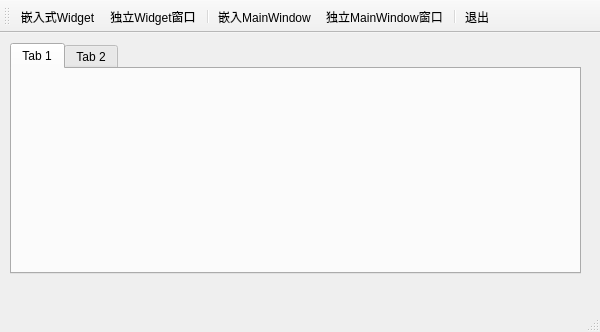
<?xml version="1.0" encoding="UTF-8"?>
<ui version="4.0">
 <class>MuliWindowDemoClass</class>
 <widget class="QMainWindow" name="MuliWindowDemoClass">
  <property name="geometry">
   <rect>
    <x>0</x>
    <y>0</y>
    <width>600</width>
    <height>332</height>
   </rect>
  </property>
  <property name="windowTitle">
   <string>MuliWindowDemo</string>
  </property>
  <widget class="QWidget" name="centralWidget">
   <widget class="QTabWidget" name="tabWidget">
    <property name="geometry">
     <rect>
      <x>10</x>
      <y>10</y>
      <width>571</width>
      <height>231</height>
     </rect>
    </property>
    <widget class="QWidget" name="tab">
     <attribute name="title">
      <string>Tab 1</string>
     </attribute>
    </widget>
    <widget class="QWidget" name="tab_2">
     <attribute name="title">
      <string>Tab 2</string>
     </attribute>
    </widget>
   </widget>
  </widget>
  <widget class="QMenuBar" name="menuBar">
   <property name="geometry">
    <rect>
     <x>0</x>
     <y>0</y>
     <width>600</width>
     <height>23</height>
    </rect>
   </property>
  </widget>
  <widget class="QToolBar" name="mainToolBar">
   <property name="toolButtonStyle">
    <enum>Qt::ToolButtonTextUnderIcon</enum>
   </property>
   <attribute name="toolBarArea">
    <enum>TopToolBarArea</enum>
   </attribute>
   <attribute name="toolBarBreak">
    <bool>false</bool>
   </attribute>
   <addaction name="actEmbedWidget"/>
   <addaction name="actStandWidget"/>
   <addaction name="separator"/>
   <addaction name="actEmbedMainWindow"/>
   <addaction name="actStandMainWindow"/>
   <addaction name="separator"/>
   <addaction name="actQuit"/>
  </widget>
  <widget class="QStatusBar" name="statusBar"/>
  <action name="actEmbedWidget">
   <property name="icon">
    <iconset resource="MuliWindowDemo.qrc">
     <normaloff>:/MuliWindowDemo/Resources/IPML.ICO</normaloff>:/MuliWindowDemo/Resources/IPML.ICO</iconset>
   </property>
   <property name="text">
    <string>嵌入式Widget</string>
   </property>
   <property name="toolTip">
    <string>嵌入式Widget</string>
   </property>
  </action>
  <action name="actStandWidget">
   <property name="icon">
    <iconset resource="MuliWindowDemo.qrc">
     <normaloff>:/MuliWindowDemo/Resources/APPTL.ICO</normaloff>:/MuliWindowDemo/Resources/APPTL.ICO</iconset>
   </property>
   <property name="text">
    <string>独立Widget窗口</string>
   </property>
   <property name="toolTip">
    <string>独立Widget窗口</string>
   </property>
  </action>
  <action name="actEmbedMainWindow">
   <property name="icon">
    <iconset resource="MuliWindowDemo.qrc">
     <normaloff>:/MuliWindowDemo/Resources/FOLDER.ICO</normaloff>:/MuliWindowDemo/Resources/FOLDER.ICO</iconset>
   </property>
   <property name="text">
    <string>嵌入MainWindow</string>
   </property>
   <property name="toolTip">
    <string>嵌入MainWindow</string>
   </property>
  </action>
  <action name="actStandMainWindow">
   <property name="icon">
    <iconset resource="MuliWindowDemo.qrc">
     <normaloff>:/MuliWindowDemo/Resources/MYSL.ICO</normaloff>:/MuliWindowDemo/Resources/MYSL.ICO</iconset>
   </property>
   <property name="text">
    <string>独立MainWindow窗口</string>
   </property>
   <property name="toolTip">
    <string>独立MainWindow窗口</string>
   </property>
  </action>
  <action name="actQuit">
   <property name="icon">
    <iconset resource="MuliWindowDemo.qrc">
     <normaloff>:/MuliWindowDemo/Resources/OOFL.ICO</normaloff>:/MuliWindowDemo/Resources/OOFL.ICO</iconset>
   </property>
   <property name="text">
    <string>退出</string>
   </property>
   <property name="toolTip">
    <string>退出</string>
   </property>
  </action>
 </widget>
 <layoutdefault spacing="6" margin="11"/>
 <resources>
  <include location="MuliWindowDemo.qrc"/>
 </resources>
 <connections>
  <connection>
   <sender>actQuit</sender>
   <signal>triggered()</signal>
   <receiver>MuliWindowDemoClass</receiver>
   <slot>close()</slot>
   <hints>
    <hint type="sourcelabel">
     <x>-1</x>
     <y>-1</y>
    </hint>
    <hint type="destinationlabel">
     <x>299</x>
     <y>165</y>
    </hint>
   </hints>
  </connection>
 </connections>
</ui>
